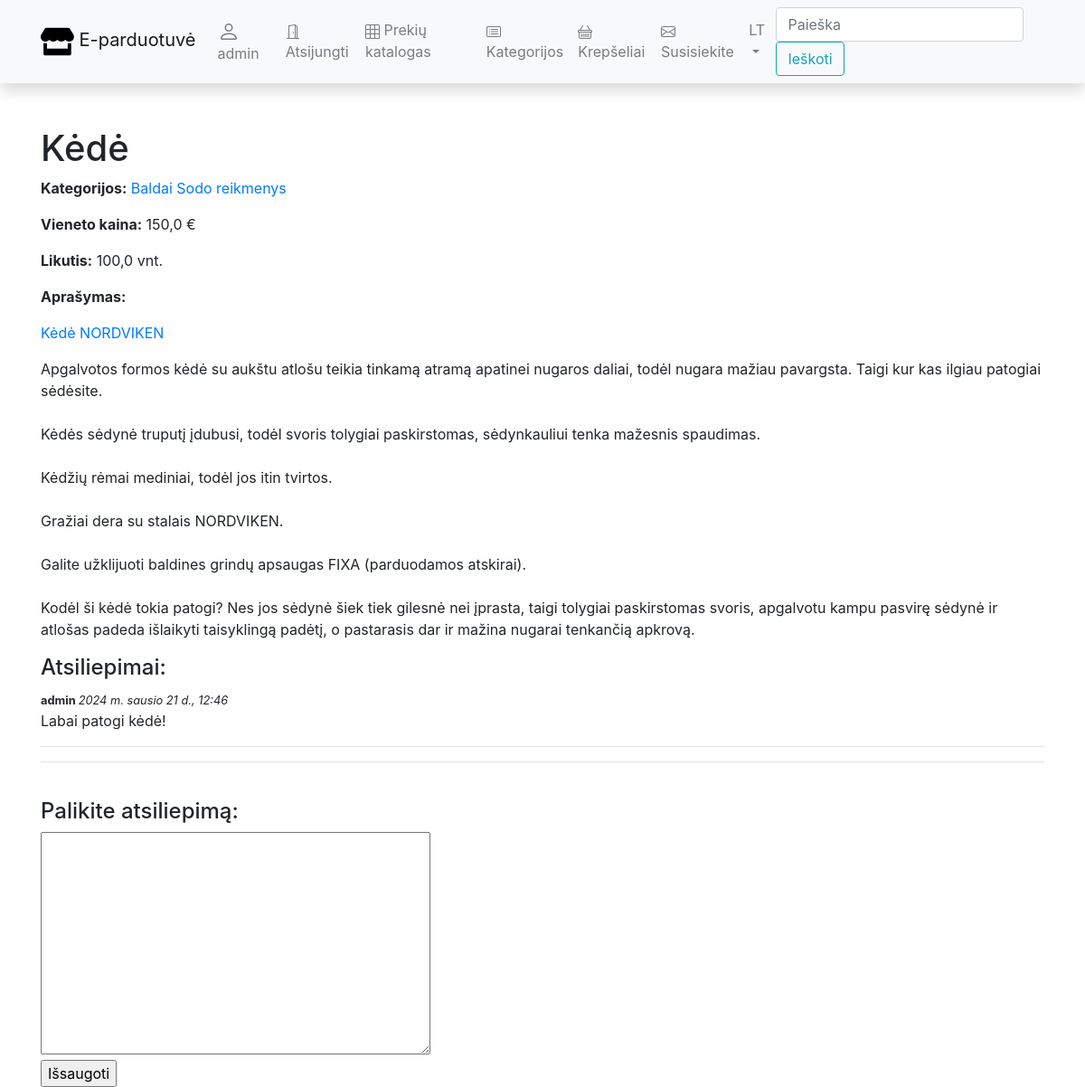
The app's page /eparduotuve/prekes/1 (signed in), older data.
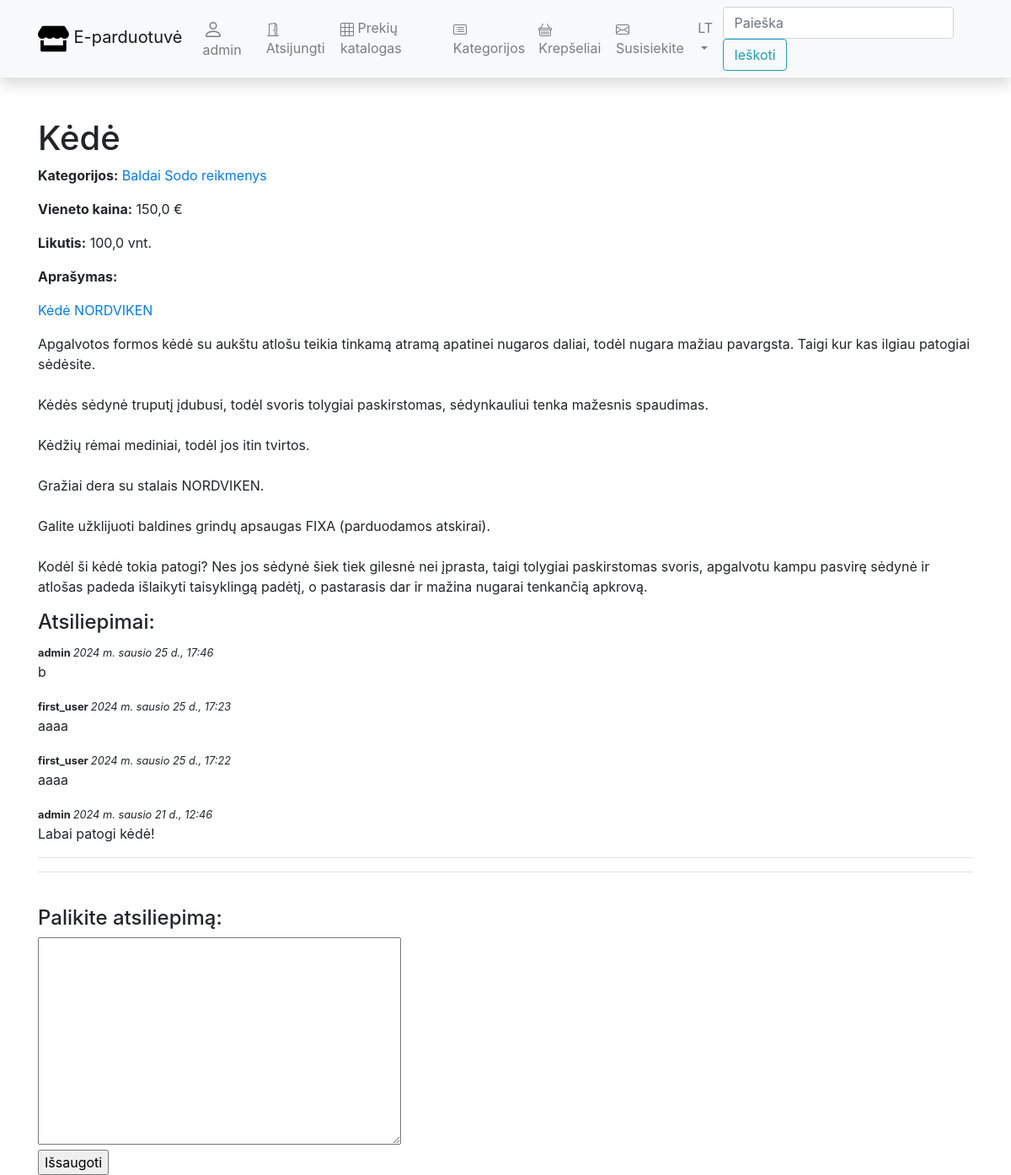
The same page, newer data.
### eparduotuve/models.py (models this page shows, shortened)
class Kategorija(models.Model):
    pavadinimas = models.CharField(_('Kategorijos pavadinimas'), max_length=100)
    class Meta:
        verbose_name = _('Kategorija')
        verbose_name_plural = _('Kategorijos')

class Atsiliepimas(models.Model):
    preke = models.ForeignKey(Preke, on_delete=models.CASCADE, blank=True)
    vertintojas = models.ForeignKey(User, on_delete=models.SET_NULL,
                                    blank=True, null=True)
    data = models.DateTimeField(auto_now_add=True)
    turinys = models.TextField(_('Atsiliepimas'), max_length=2000)
    class Meta:
        verbose_name = _('Atsiliepimas')
        verbose_name_plural = _('Atsiliepimai')
        ordering = ['-data']

### eparduotuve/views.py (the view, shortened to what this page needs)
# urls.py: path('prekes/<int:pk>', views.PrekeDetailView.as_view(), name='preke'),
class PrekeDetailView(LoginRequiredMixin, generic.DetailView, FormMixin):  # generic.edit.FormMixin,
    model = Preke
    context_object_name = "preke"
    template_name = "preke_detail.html"
    form_class = PrekeAtsiliepimasForm

### eparduotuve/forms.py
class PrekeAtsiliepimasForm(forms.ModelForm):
    class Meta:
        model = Atsiliepimas
        fields = ('turinys', 'preke', 'vertintojas')
        widgets = {  # paslepiam laukus, kad būtų nevaizduojami formoje
            'preke': forms.HiddenInput(),
            'vertintojas': forms.HiddenInput(),
        }

### eparduotuve/templates/preke_detail.html (shortened to what this page needs)
{% extends "base.html" %}
{% load static %}
{% load i18n %}
{% block content %}
<h1>{{ preke.pavadinimas }}</h1>
<p><strong>{% trans "Kategorijos" %}:</strong>
    {% for p_k in preke.kategorija.all %}
    <a href="{% url 'kategorija' p_k.id %}">{{ p_k.pavadinimas }}</a>
    {% endfor %}
</p>
<p><strong>{% trans "Vieneto kaina" %}:</strong> {{ preke.vieneto_kaina }} €</p>
<p><strong>{% trans "Likutis" %}:</strong> {{ preke.likutis }} vnt.</p>
<p><strong>{% trans "Aprašymas" %}:</strong> {{ preke.aprasymas | safe }}</p>
<h4>{% trans "Atsiliepimai" %}: </h4>
{% if preke.atsiliepimas_set.all %}
{% for p_a in preke.atsiliepimas_set.all %}
<small><strong>{{ p_a.vertintojas }} </strong> <i>{{ p_a.data }}</i></small>
<p>{{ p_a.turinys }}</p>
{% endfor %}
{% else %}
<p>{% trans "Atsilipimų nėra." %}</p>
{% endif %}
<hr/>
<div class="fieldWrapper">
    <hr>
    <br/>
    <h4>{% trans "Palikite atsiliepimą" %}:</h4>
    <form action="" method="post">
        {{ form.turinys }}</br>
        <input type="submit" value="Išsaugoti">
    </form>
</div>
{% endblock %}

Row changes from the older to the newer data that the page shows:
added Atsiliepimas: vertintojas "admin", data "2024 m. sausio 25 d., 17:46", turinys "b"
added Atsiliepimas: vertintojas "first_user", data "2024 m. sausio 25 d., 17:23", turinys "aaaa"
added Atsiliepimas: vertintojas "first_user", data "2024 m. sausio 25 d., 17:22", turinys "aaaa"
